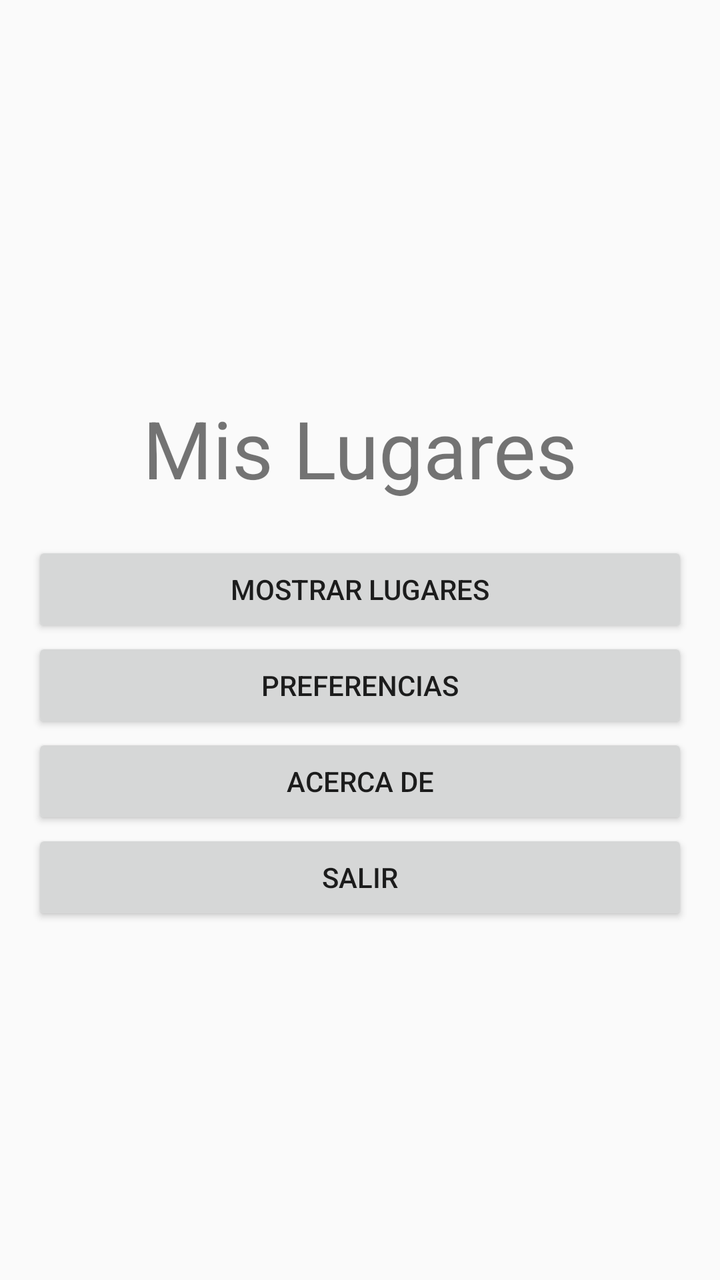
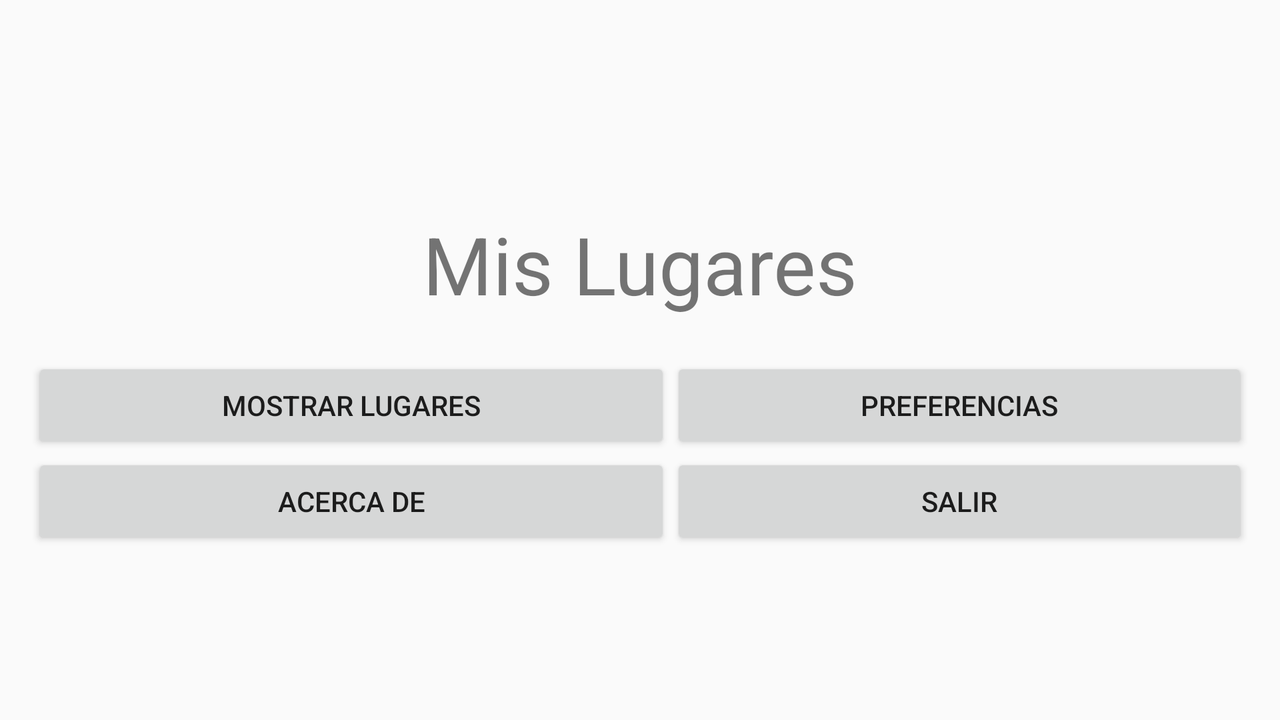

The same Android screen from two of the app's own layout files: first res/layout/ as a phone draws it, then the repository's variant for another configuration, drawn on a device whose configuration selects that folder. Both files follow.
<!-- AndroidManifest.xml: application theme AppTheme -->
<!-- res/layout/activity_main.xml -->
<LinearLayout xmlns:android="http://schemas.android.com/apk/res/android"
              xmlns:tools="http://schemas.android.com/tools"
              android:layout_width="match_parent"
              android:layout_height="match_parent"
              android:orientation="vertical"
              android:paddingBottom="@dimen/activity_vertical_margin"
              android:paddingLeft="@dimen/activity_horizontal_margin"
              android:paddingRight="@dimen/activity_horizontal_margin"
              android:paddingTop="@dimen/activity_vertical_margin"
              tools:context=".MainActivity"
              android:gravity="center">

    <TextView
        android:layout_width="match_parent"
        android:layout_height="wrap_content"
        android:text="@string/app_name"
        android:textSize="40sp"
        android:gravity="center"
        android:layout_margin="@dimen/small"/>

    <Button
        android:id="@+id/button_show"
        android:layout_width="match_parent"
        android:layout_height="wrap_content"
        android:text="@string/button_show"/>

    <Button
        android:layout_width="match_parent"
        android:layout_height="wrap_content"
        android:text="@string/button_config"/>

    <Button
        android:id="@+id/button_acerca_de"
        android:layout_width="match_parent"
        android:layout_height="wrap_content"
        android:text="@string/button_about"/>

    <Button
        android:id="@+id/button_exit"
        android:layout_width="match_parent"
        android:layout_height="wrap_content"
        android:text="@string/button_exit"/>

</LinearLayout>
<!-- resources referenced by this layout -->
<resources>
  <dimen name="activity_horizontal_margin">16dp</dimen>
  <dimen name="activity_vertical_margin">16dp</dimen>
  <dimen name="small">20dp</dimen>
  <string name="app_name">Mis Lugares</string>
  <string name="button_about">Acerca de</string>
  <string name="button_config">Preferencias</string>
  <string name="button_exit">Salir</string>
  <string name="button_show">Mostrar Lugares</string>
  <style name="AppTheme" parent="Theme.AppCompat.Light.DarkActionBar">
          
      </style>
</resources>
<!-- res/layout-land/activity_main.xml (the repository's variant of the layout above) -->
<!-- drawn on the phone turned sideways -->
<LinearLayout xmlns:android="http://schemas.android.com/apk/res/android"
              xmlns:tools="http://schemas.android.com/tools"
              android:layout_width="match_parent"
              android:layout_height="match_parent"
              android:orientation="vertical"
              android:paddingBottom="@dimen/activity_vertical_margin"
              android:paddingLeft="@dimen/activity_horizontal_margin"
              android:paddingRight="@dimen/activity_horizontal_margin"
              android:paddingTop="@dimen/activity_vertical_margin"
              tools:context=".MainActivity"
              android:gravity="center">

    <TextView
        android:layout_width="match_parent"
        android:layout_height="wrap_content"
        android:text="@string/app_name"
        android:textSize="40sp"
        android:gravity="center"
        android:layout_margin="@dimen/small"/>

    <TableLayout
        android:layout_width="match_parent"
        android:layout_height="wrap_content"
        android:stretchColumns="*">
        <TableRow>
            <Button
                android:layout_width="match_parent"
                android:layout_height="wrap_content"
                android:text="@string/button_show"/>

            <Button
                android:layout_width="match_parent"
                android:layout_height="wrap_content"
                android:text="@string/button_config"/>
        </TableRow>
        <TableRow>
            <Button
                android:layout_width="match_parent"
                android:layout_height="wrap_content"
                android:text="@string/button_about"/>

            <Button
                android:layout_width="match_parent"
                android:layout_height="wrap_content"
                android:text="@string/button_exit"/>
        </TableRow>
     </TableLayout>
</LinearLayout>
